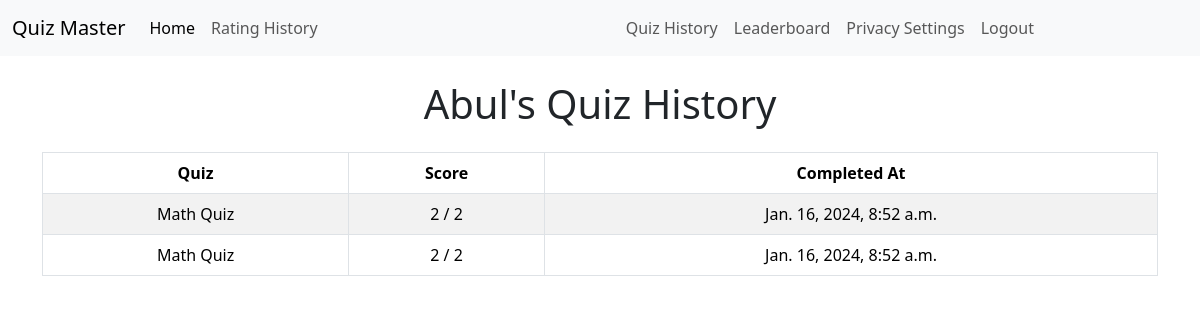
The page /quiz_history/abul/ on the database as committed earlier.
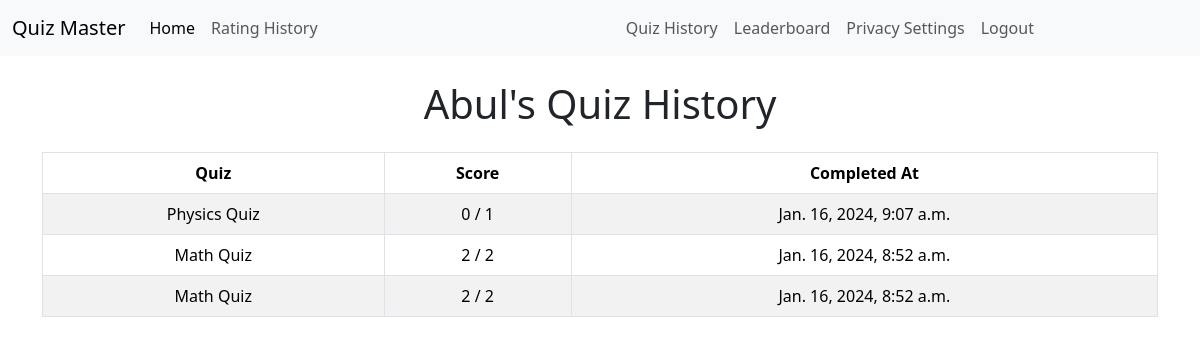
The same page on the database as committed later.
### quizzes/models.py (models this page shows, shortened)
class UserQuizHistory(models.Model):
    user = models.ForeignKey(User, on_delete=models.CASCADE)
    quiz = models.ForeignKey(Quiz, on_delete=models.CASCADE)
    score = models.IntegerField()
    completed_at = models.DateTimeField(auto_now_add=True)

class Quiz(models.Model):
    title = models.CharField(max_length=255)
    description = models.TextField()
    category = models.ForeignKey(Category, on_delete=models.CASCADE)
    has_time_limit = models.BooleanField(default=False)

### core/views.py (the view)
# urls.py: path('quiz_history/<str:username>/', quiz_history, name='quiz_history'),
def quiz_history(request, username):
    user = get_object_or_404(User, username=username)
    quiz_history = UserQuizHistory.objects.filter(
        user=user).order_by('-completed_at')
    context = {
        'user': user,
        'quiz_history': quiz_history,
    }
    return render(request, 'quiz_history.html', context)

### core/templates/quiz_history.html
{% extends 'base.html' %}
{% block content %}
<div class="container mt-4">
    <h1 class="text-center mb-4">{{ user.username|title }}'s Quiz History</h1>
    {% if quiz_history %}
    <table class="table table-striped table-bordered text-center">
        <thead class="thead-dark">
            <tr>
                <th scope="col">Quiz</th>
                <th scope="col">Score</th>
                <th scope="col">Completed At</th>
            </tr>
        </thead>
        <tbody>
            {% for history in quiz_history %}
            <tr>
                <td>{{ history.quiz.title }}</td>
                <td>{{ history.score }} / {{ history.quiz.questions.count }}</td>
                <td>{{ history.completed_at }}</td>
            </tr>
            {% endfor %}
        </tbody>
    </table>
    {% else %}
    <p class="text-center">No quiz history available.</p>
    {% endif %}
</div>
{% endblock %}

Rows that differ between the two databases and show on the page:
added UserQuizHistory: quiz "Physics Quiz", score "0", quiz.questions.count "1", completed_at "Jan. 16, 2024, 9:07 a.m."
